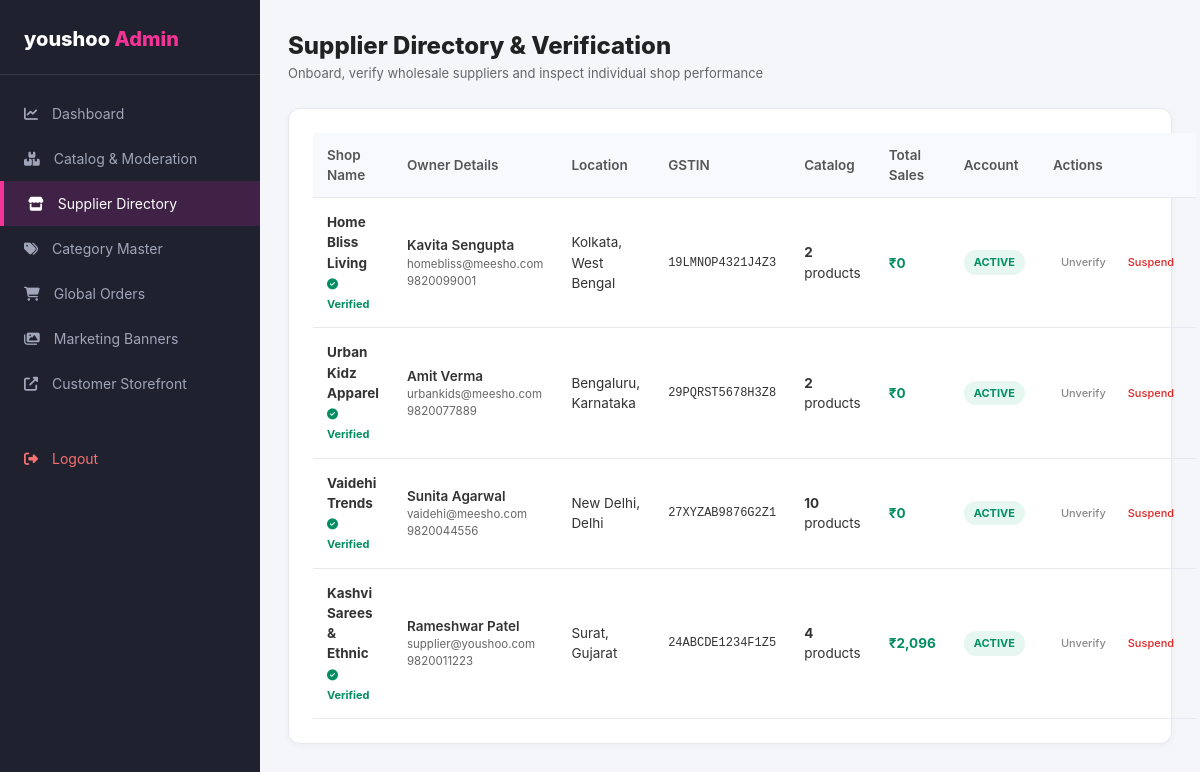
Screenshot of /admin/suppliers.php (signed in) with the database file from the repository.
### tables this page shows
CREATE TABLE `suppliers` (
  `id` int NOT NULL AUTO_INCREMENT,
  `user_id` int NOT NULL,
  `shop_name` varchar(150) NOT NULL,
  `owner_name` varchar(100) NOT NULL,
  `gstin` varchar(30) DEFAULT NULL,
  `phone` varchar(20) NOT NULL,
  `business_email` varchar(120) DEFAULT NULL,
  `address` text NOT NULL,
  `city` varchar(80) NOT NULL,
  `state` varchar(80) NOT NULL,
  `pincode` varchar(10) NOT NULL,
  `bank_account` varchar(40) DEFAULT NULL,
  `bank_ifsc` varchar(20) DEFAULT NULL,
  `logo` varchar(255) DEFAULT NULL,
  `banner` varchar(255) DEFAULT NULL,
  `rating` decimal(3,2) DEFAULT '4.20',
  `followers_count` int DEFAULT '120',
  `verified` tinyint(1) DEFAULT '1',
  `commission_rate` decimal(4,2) DEFAULT '0.00',
  `created_at` datetime DEFAULT CURRENT_TIMESTAMP,
  PRIMARY KEY (`id`),
  UNIQUE KEY `user_id` (`user_id`),
  CONSTRAINT `suppliers_ibfk_1` FOREIGN KEY (`user_id`) REFERENCES `users` (`id`) ON DELETE CASCADE
);

CREATE TABLE `users` (
  `id` int NOT NULL AUTO_INCREMENT,
  `full_name` varchar(100) NOT NULL,
  `email` varchar(120) NOT NULL,
  `phone` varchar(20) DEFAULT NULL,
  `password_hash` varchar(255) NOT NULL,
  `role` enum('customer','supplier','admin') DEFAULT 'customer',
  `status` enum('active','inactive','suspended') DEFAULT 'active',
  `avatar` varchar(255) DEFAULT NULL,
  `created_at` datetime DEFAULT CURRENT_TIMESTAMP,
  `updated_at` datetime DEFAULT CURRENT_TIMESTAMP ON UPDATE CURRENT_TIMESTAMP,
  PRIMARY KEY (`id`),
  UNIQUE KEY `email` (`email`)
);

### admin/suppliers.php (the view, shortened to what this page needs)
<?php
$pdo = getDBConnection();
$stmt = $pdo->query("SELECT s.*, u.email as user_email, u.status as account_status,
    (SELECT COUNT(*) FROM products WHERE supplier_id = s.id) as product_count,
    (SELECT COALESCE(SUM(total_price), 0) FROM order_items WHERE supplier_id = s.id) as total_sales
    FROM suppliers s
    JOIN users u ON s.user_id = u.id
    ORDER BY s.id DESC");
$suppliers = $stmt->fetchAll();
?>
<!DOCTYPE html>
<html lang="en">
<head>
  <link rel="stylesheet" href="https://cdnjs.cloudflare.com/ajax/libs/font-awesome/6.4.0/css/all.min.css">
  <link rel="stylesheet" href="/MEESHO/assets/css/meesho.css">
</head>
<body style="background:#f4f6fa;">
  <div class="dashboard-container">
    <aside class="dashboard-sidebar">
      <div class="dash-brand">
        youshoo <span style="color:#f43397;">Admin</span>
      </div>
      <ul class="dash-nav">
        <li class="dash-nav-item"><a href="/MEESHO/admin/index.php"><i class="fas fa-chart-line"></i> Dashboard</a></li>
        <li class="dash-nav-item"><a href="/MEESHO/admin/products.php"><i class="fas fa-boxes"></i> Catalog & Moderation</a></li>
        <li class="dash-nav-item active"><a href="/MEESHO/admin/suppliers.php"><i class="fas fa-store"></i> Supplier Directory</a></li>
        <li class="dash-nav-item"><a href="/MEESHO/admin/categories.php"><i class="fas fa-tags"></i> Category Master</a></li>
        <li class="dash-nav-item"><a href="/MEESHO/admin/orders.php"><i class="fas fa-shopping-cart"></i> Global Orders</a></li>
        <li class="dash-nav-item"><a href="/MEESHO/admin/banners.php"><i class="fas fa-images"></i> Marketing Banners</a></li>
        <li class="dash-nav-item"><a href="/MEESHO/index.php" target="_blank"><i class="fas fa-external-link-alt"></i> Customer Storefront</a></li>
        <li class="dash-nav-item" style="margin-top:30px;"><a href="/MEESHO/logout.php" style="color:#f87171;"><i class="fas fa-sign-out-alt"></i> Logout</a></li>
      </ul>
    </aside>
    <main class="dashboard-main">
      <div style="display:flex; justify-content:space-between; align-items:center; margin-bottom:24px;">
        <div>
          <h1 style="font-size:24px; font-weight:800; color:#222;">Supplier Directory & Verification</h1>
          <p style="font-size:13px; color:#666;">Onboard, verify wholesale suppliers and inspect individual shop performance</p>
        </div>
      </div>
      <div class="table-card">
        <table class="custom-table">
          <thead>
            <tr>
              <th>Shop Name</th>
              <th>Owner Details</th>
              <th>Location</th>
              <th>GSTIN</th>
              <th>Catalog</th>
              <th>Total Sales</th>
              <th>Account</th>
              <th>Actions</th>
            </tr>
          </thead>
          <tbody>
            <?php foreach ($suppliers as $s): ?>
              <tr>
                <td>
                  <strong style="color:#333;"><?php echo htmlspecialchars($s['shop_name']); ?></strong>
                  <div>
                    <?php if ($s['verified']): ?>
                      <span style="color:#038d63; font-size:11px; font-weight:700;"><i class="fas fa-check-circle"></i> Verified</span>
                    <?php else: ?>
                      <span style="color:#f59e0b; font-size:11px; font-weight:700;"><i class="fas fa-clock"></i> Pending Verification</span>
                    <?php endif; ?>
                  </div>
                </td>
                <td>
                  <div style="font-weight:600;"><?php echo htmlspecialchars($s['owner_name']); ?></div>
                  <div style="font-size:11.5px; color:#666;"><?php echo htmlspecialchars($s['user_email']); ?></div>
                  <div style="font-size:11.5px; color:#666;"><?php echo htmlspecialchars($s['phone']); ?></div>
                </td>
                <td><?php echo htmlspecialchars($s['city'] . ', ' . $s['state']); ?></td>
                <td style="font-size:12px; font-family:Consolas, monospace;"><?php echo htmlspecialchars($s['gstin'] ?: 'N/A'); ?></td>
                <td><strong><?php echo $s['product_count']; ?></strong> products</td>
                <td><strong style="color:#038d63;">₹<?php echo number_format($s['total_sales'], 0); ?></strong></td>
                <td>
                  <span class="status-badge <?php echo $s['account_status'] === 'active' ? 'approved' : 'rejected'; ?>">
                    <?php echo ucfirst($s['account_status']); ?>
                  </span>
                </td>
                <td>
                  <div style="display:flex; gap:6px;">
                    <?php if ($s['verified']): ?>
                      <a href="/MEESHO/admin/suppliers.php?action=unverify&id=<?php echo $s['id']; ?>" class="nav-link-btn" style="padding:4px 8px; font-size:11px; color:#888;" title="Remove Badge">Unverify</a>
                    <?php else: ?>
                      <a href="/MEESHO/admin/suppliers.php?action=verify&id=<?php echo $s['id']; ?>" class="nav-link-btn" style="padding:4px 8px; font-size:11px; color:#038d63; font-weight:700;" title="Verify Supplier">Verify</a>
                    <?php endif; ?>
                    <a href="/MEESHO/admin/suppliers.php?action=toggle_user&id=<?php echo $s['id']; ?>" class="nav-link-btn" style="padding:4px 8px; font-size:11px; color:#dc2626;" onclick="return confirm('Change account status?')">
                      <?php echo $s['account_status'] === 'active' ? 'Suspend' : 'Activate'; ?>
                    </a>
                  </div>
                </td>
              </tr>
            <?php endforeach; ?>
          </tbody>
        </table>
      </div>
    </main>
  </div>
</body>
</html>

### assets/css/meesho.css (style rules this page uses)
:root { --meesho-primary: #9f2089; --meesho-primary-dark: #56034c; --meesho-primary-light: #fbebf7; --meesho-pink: #f43397; --meesho-pink-hover: #e01d81; --meesho-green: #038d63; --meesho-green-light: #e6f7f2; --meesho-star-yellow: #23bb75; --meesho-gold: #f59e0b; --meesho-dark: #333333; --meesho-gray-dark: #666666; --meesho-gray-medium: #8b8d97; --meesho-gray-light: #f0f2f5; --meesho-border: #e6e9ef; --meesho-white: #ffffff; --meesho-bg: #f8f9fa; --meesho-shadow-sm: 0 2px 6px rgba(0, 0, 0, 0.04); --meesho-shadow-md: 0 4px 16px rgba(0, 0, 0, 0.08); --meesho-shadow-lg: 0 10px 30px rgba(0, 0, 0, 0.12); --meesho-shadow-purple: 0 8px 25px rgba(159, 32, 137, 0.25); --meesho-radius: 8px; --meesho-radius-lg: 12px; --meesho-transition: all 0.25s cubic-bezier(0.16, 1, 0.3, 1); }
* { margin: 0; padding: 0; box-sizing: border-box; }
body { font-family: -apple-system, BlinkMacSystemFont, "Segoe UI", Roboto, "Helvetica Neue", Arial, sans-serif; color: var(--meesho-dark); background-color: var(--meesho-bg); line-height: 1.5; overflow-x: hidden; -webkit-font-smoothing: antialiased; }
a { color: inherit; text-decoration: none; transition: var(--meesho-transition); }
.nav-link-btn { display: flex; align-items: center; gap: 8px; font-size: 14px; font-weight: 500; color: #444; padding: 8px 12px; border-radius: 6px; transition: var(--meesho-transition); }
.dashboard-container { display: flex; min-height: calc(100vh - 60px); }
.dashboard-sidebar { width: 260px; background: #1f222e; color: #c2c5d1; padding: 24px 0; flex-shrink: 0; }
.dash-brand { padding: 0 24px 20px; font-size: 20px; font-weight: 800; color: #fff; border-bottom: 1px solid rgba(255, 255, 255, 0.1); }
.dash-brand span { color: var(--meesho-pink); }
.dash-nav { list-style: none; margin-top: 16px; }
.dash-nav-item a { display: flex; align-items: center; gap: 14px; padding: 12px 24px; font-size: 14px; color: #a0a5b9; transition: var(--meesho-transition); }
.dash-nav-item a:hover, .dash-nav-item.active a { color: #ffffff; background: rgba(159, 32, 137, 0.25); border-left: 4px solid var(--meesho-pink); }
.dashboard-main { flex: 1; padding: 28px; background: #f4f6fa; overflow-y: auto; }
.table-card { background: #ffffff; border-radius: var(--meesho-radius-lg); border: 1px solid var(--meesho-border); padding: 24px; box-shadow: var(--meesho-shadow-sm); margin-bottom: 28px; }
.custom-table { width: 100%; border-collapse: collapse; font-size: 13.5px; }
.custom-table th { text-align: left; padding: 12px 14px; background: #f8f9fc; color: #555; font-weight: 600; border-bottom: 1px solid var(--meesho-border); }
.custom-table td { padding: 14px; border-bottom: 1px solid var(--meesho-border); vertical-align: middle; }
.status-badge { display: inline-block; padding: 4px 10px; border-radius: 12px; font-size: 11px; font-weight: 700; text-transform: uppercase; }
.status-badge.approved, .status-badge.delivered, .status-badge.active { background: #e6f7f2; color: #038d63; }

### rows the page displays
suppliers: shop_name "Home Bliss Living", verified 1 (drawn), owner_name "Kavita Sengupta", user.email "homebliss@meesho.com", phone "9820099001", city+state "Kolkata, West Bengal", gstin "19LMNOP4321J4Z3", product_count "2", total_sales "0", user.status "ACTIVE"
suppliers: shop_name "Urban Kidz Apparel", verified 1 (drawn), owner_name "Amit Verma", user.email "urbankids@meesho.com", phone "9820077889", city+state "Bengaluru, Karnataka", gstin "29PQRST5678H3Z8", product_count "2", total_sales "0", user.status "ACTIVE"
suppliers: shop_name "Vaidehi Trends", verified 1 (drawn), owner_name "Sunita Agarwal", user.email "vaidehi@meesho.com", phone "9820044556", city+state "New Delhi, Delhi", gstin "27XYZAB9876G2Z1", product_count "10", total_sales "0", user.status "ACTIVE"
suppliers: shop_name "Kashvi Sarees & Ethnic", verified 1 (drawn), owner_name "Rameshwar Patel", user.email "supplier@youshoo.com", phone "9820011223", city+state "Surat, Gujarat", gstin "24ABCDE1234F1Z5", product_count "4", total_sales "2,096", user.status "ACTIVE"
